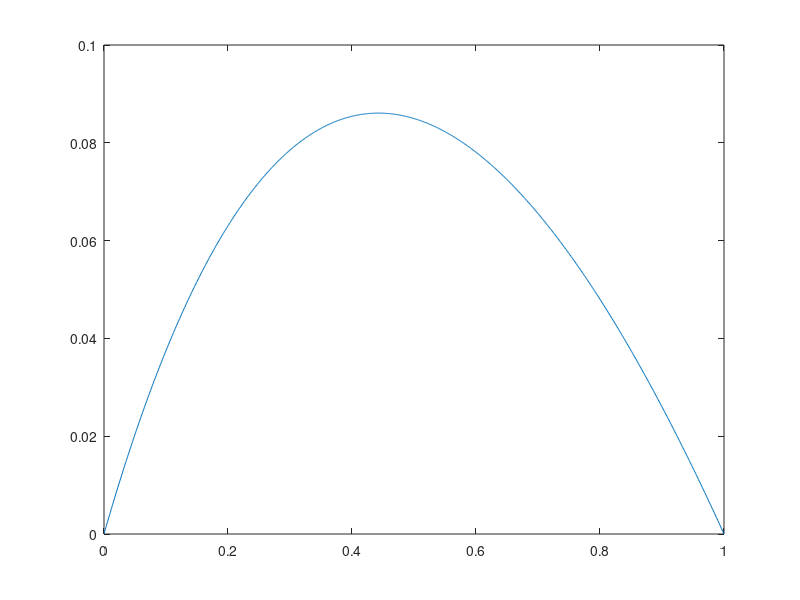

Source code (MATLAB): (Note: this script raises an error after producing the figure.)
% HW2 P1
% two elements
clear all
figure()
u_exact = @(x) -x+log(1+x)/log(2);
d = linspace(0,1,1e3);
plot(d,u_exact(d))
hold on

syms x
n = 2;
h = 1/n;
node = (0:n).*h;
pl = (x-node(1))/h; % psi left
pr = (node(3)-x)/h;  % psi right
dpl = diff(pl); %psi' left
dpr = diff(pr); %psi' right
K = int((1+x)*dpl*dpl,x,node(1:2))+int((1+x)*dpr*dpr,x,node(2:3));
F = int(pl,x,node(1:2))+int(pr,x,node(2:3));
alpha2 = K\F
% alpha2 =
% 1/12
plot(node,[0 alpha2 0],":")


% 4 elements
n = 7;
h = 1/n;
node = MESH.Points;%nope
K = zeros(n-1);
F = zeros(n-1,1);
for i = 1:n-1 %row of K
    for j = max(i-1,1):i %column of K
        pl = (x-node(j))/h; % psi with element on the left of node(j+1)
        pr = (node(j+2)-x)/h;  % psi right with element on the right of node(j+1)
        dpl = diff(pl); %psi' left
        dpr = diff(pr); %psi'right
        if i == j
            F(i) = int(pl,x,node(j:j+1))+int(pr,x,node(j+1:j+2));
            K(i,j) = int((1+x)*dpl*dpl,x,node(j:j+1))...
                +int((1+x)*dpr*dpr,x,node(j+1:j+2));
        else
            K(i,j) = int((1+x)*dpl*dpr,x,node(j+1:j+2));
            K(j,i) = K(i,j);
        end
    end
end
alpha4 = full(K\F)
% alpha4 =
%     0.0715
%     0.0845
%     0.0571
plot(node,[0 alpha4' 0],"-.")
legend()

